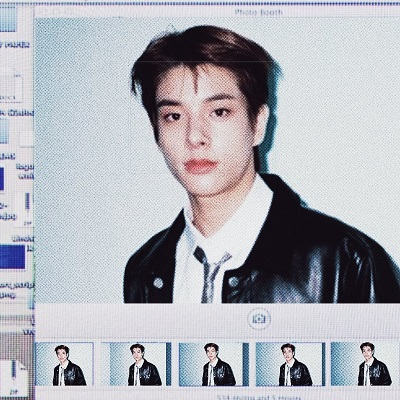
#> input picture jake.jfif, 400 x 400 px
$ python contraststretching.py
#> lines starting #> are read from the running program, lines starting #| are printed output that depends on the picture
import numpy
import matplotlib.pyplot as plt
from copy import deepcopy
from PIL import Image

def getGrayColor(rgb):
    return rgb[0]

def setGrayColor(color):
    return [color, color, color]

img = Image.open('jake.jfif')
#> img is the input picture: PIL image 400x400 RGB; mean R, G, B 174.7, 176.2, 183.1
img = numpy.asarray(img)

#copy list not reference
ct = deepcopy(img)

r1 = 100
s1 = 50
r2 = 150
s2 = 200

for i in range(len(img)):
    for j in range(len(img[i])):
        x = getGrayColor(img[i][j])
        if(0 <= x and x <= r1):
            ct[i][j] = setGrayColor(s1/r1 * x)
        elif(r1 < x and x <= r2):
            ct[i][j] = setGrayColor(((s2 - s1)/(r2 - r1)) * (x - r1) + s1)
        elif (r2 < x and x <= 255):
            ct[i][j] = setGrayColor(((255 - s2)/(255 - r2)) * (x - r2) + s2)
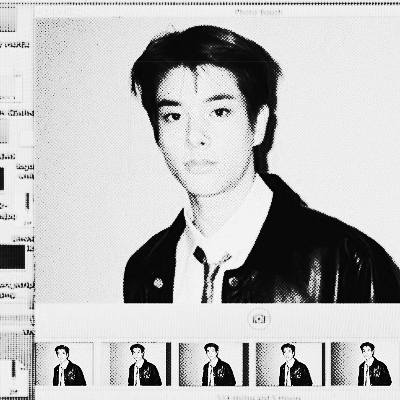
#> ct: shape (400, 400, 3); min 0, max 255, mean 187.7

plt.subplot(2, 2, 1)
plt.imshow(img)
plt.subplot(2, 2, 2)
plt.imshow(ct)
plt.show()
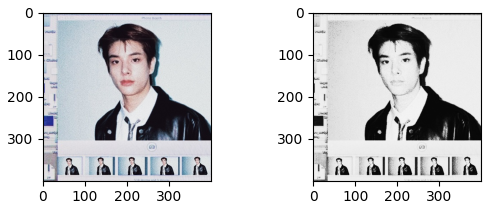
#> figure drawn by matplotlib, 2 panels
